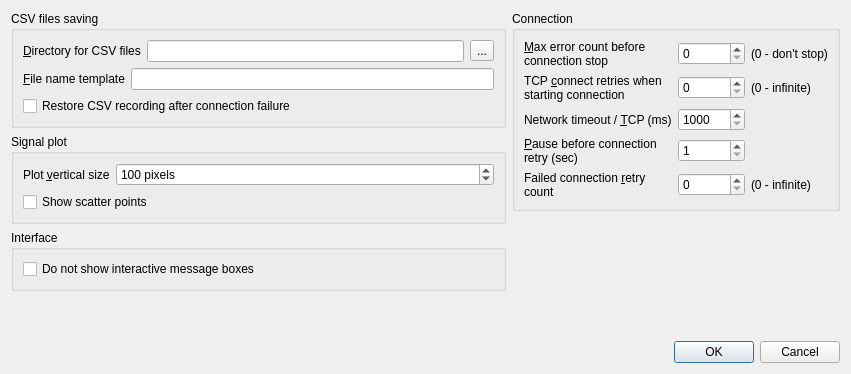
<?xml version="1.0" encoding="UTF-8"?>
<ui version="4.0">
 <class>CSettingsDialog</class>
 <widget class="QDialog" name="CSettingsDialog">
  <property name="geometry">
   <rect>
    <x>0</x>
    <y>0</y>
    <width>851</width>
    <height>374</height>
   </rect>
  </property>
  <property name="windowTitle">
   <string>CSV saving parameters</string>
  </property>
  <layout class="QVBoxLayout" name="verticalLayout_7">
   <item>
    <layout class="QHBoxLayout" name="horizontalLayout_5">
     <item>
      <layout class="QVBoxLayout" name="verticalLayout_5">
       <item>
        <widget class="QGroupBox" name="groupBox_3">
         <property name="title">
          <string>CSV files saving</string>
         </property>
         <layout class="QVBoxLayout" name="verticalLayout_2">
          <item>
           <layout class="QHBoxLayout" name="horizontalLayout_2">
            <item>
             <widget class="QLabel" name="label_7">
              <property name="text">
               <string>&amp;Directory for CSV files</string>
              </property>
              <property name="buddy">
               <cstring>editCSVDir</cstring>
              </property>
             </widget>
            </item>
            <item>
             <widget class="QLineEdit" name="editCSVDir"/>
            </item>
            <item>
             <widget class="QToolButton" name="btnCSVDir">
              <property name="text">
               <string>...</string>
              </property>
             </widget>
            </item>
           </layout>
          </item>
          <item>
           <layout class="QHBoxLayout" name="horizontalLayout_3">
            <item>
             <widget class="QLabel" name="label_8">
              <property name="text">
               <string>&amp;File name template</string>
              </property>
              <property name="buddy">
               <cstring>editCSVTemplate</cstring>
              </property>
             </widget>
            </item>
            <item>
             <widget class="QLineEdit" name="editCSVTemplate"/>
            </item>
           </layout>
          </item>
          <item>
           <widget class="QCheckBox" name="checkRestoreCSV">
            <property name="toolTip">
             <string>&lt;html&gt;&lt;head/&gt;&lt;body&gt;&lt;p&gt;This settings only for interactive mode.&lt;/p&gt;&lt;p&gt;When starting with '-start' key from command promnt, this option is always activated.&lt;/p&gt;&lt;/body&gt;&lt;/html&gt;</string>
            </property>
            <property name="text">
             <string>Restore CSV recording after connection failure</string>
            </property>
           </widget>
          </item>
         </layout>
        </widget>
       </item>
       <item>
        <widget class="QGroupBox" name="groupBox_2">
         <property name="title">
          <string>Signal plot</string>
         </property>
         <layout class="QVBoxLayout" name="verticalLayout_4">
          <item>
           <layout class="QHBoxLayout" name="horizontalLayout_4">
            <item>
             <widget class="QLabel" name="label_11">
              <property name="text">
               <string>Plot &amp;vertical size</string>
              </property>
              <property name="buddy">
               <cstring>spinPlotVerticalSize</cstring>
              </property>
             </widget>
            </item>
            <item>
             <widget class="QSpinBox" name="spinPlotVerticalSize">
              <property name="sizePolicy">
               <sizepolicy hsizetype="Expanding" vsizetype="Fixed">
                <horstretch>0</horstretch>
                <verstretch>0</verstretch>
               </sizepolicy>
              </property>
              <property name="suffix">
               <string> pixels</string>
              </property>
              <property name="minimum">
               <number>30</number>
              </property>
              <property name="maximum">
               <number>4000</number>
              </property>
              <property name="value">
               <number>100</number>
              </property>
             </widget>
            </item>
           </layout>
          </item>
          <item>
           <widget class="QCheckBox" name="checkPlotShotScatter">
            <property name="text">
             <string>Show scatter points</string>
            </property>
           </widget>
          </item>
         </layout>
        </widget>
       </item>
       <item>
        <widget class="QGroupBox" name="groupBox_4">
         <property name="title">
          <string>Interface</string>
         </property>
         <layout class="QVBoxLayout" name="verticalLayout_3">
          <item>
           <widget class="QCheckBox" name="checkSuppressMsgBoxes">
            <property name="toolTip">
             <string>&lt;html&gt;&lt;head/&gt;&lt;body&gt;&lt;p&gt;Suppress message boxes with error and warning messages. All messages saving to log window.&lt;/p&gt;&lt;p&gt;Very useful and memory conservative on long background works when starting with '-start' key from command prompt.&lt;/p&gt;&lt;/body&gt;&lt;/html&gt;</string>
            </property>
            <property name="text">
             <string>Do not show interactive message boxes</string>
            </property>
           </widget>
          </item>
         </layout>
        </widget>
       </item>
       <item>
        <spacer name="verticalSpacer">
         <property name="orientation">
          <enum>Qt::Vertical</enum>
         </property>
         <property name="sizeHint" stdset="0">
          <size>
           <width>20</width>
           <height>40</height>
          </size>
         </property>
        </spacer>
       </item>
      </layout>
     </item>
     <item>
      <layout class="QVBoxLayout" name="verticalLayout_6">
       <item>
        <widget class="QGroupBox" name="groupBox">
         <property name="title">
          <string>Connection</string>
         </property>
         <layout class="QVBoxLayout" name="verticalLayout">
          <item>
           <layout class="QGridLayout" name="gridLayout">
            <item row="0" column="0">
             <widget class="QLabel" name="label">
              <property name="text">
               <string>&amp;Max error count before connection stop</string>
              </property>
              <property name="wordWrap">
               <bool>true</bool>
              </property>
              <property name="buddy">
               <cstring>spinMaxRecErrorCount</cstring>
              </property>
             </widget>
            </item>
            <item row="0" column="1">
             <widget class="QSpinBox" name="spinMaxRecErrorCount">
              <property name="toolTip">
               <string>&lt;html&gt;&lt;head/&gt;&lt;body&gt;&lt;p&gt;Maximum error count for daveReadBytes function. &lt;/p&gt;&lt;p&gt;This counter increases in each PLC cycle on connection failures, inaccessible or incorrect addresses of PLC memory areas, specified in variables.&lt;/p&gt;&lt;/body&gt;&lt;/html&gt;</string>
              </property>
              <property name="maximum">
               <number>99999</number>
              </property>
             </widget>
            </item>
            <item row="0" column="2">
             <widget class="QLabel" name="label_4">
              <property name="text">
               <string>(0 - don't stop)</string>
              </property>
             </widget>
            </item>
            <item row="1" column="0">
             <widget class="QLabel" name="label_2">
              <property name="text">
               <string>TCP &amp;connect retries when starting connection</string>
              </property>
              <property name="wordWrap">
               <bool>true</bool>
              </property>
              <property name="buddy">
               <cstring>spinConnectRetryCount</cstring>
              </property>
             </widget>
            </item>
            <item row="1" column="1">
             <widget class="QSpinBox" name="spinConnectRetryCount">
              <property name="toolTip">
               <string>&lt;html&gt;&lt;head/&gt;&lt;body&gt;&lt;p&gt;TCP connection retries when starting online mode.&lt;/p&gt;&lt;p&gt;Do not set &lt;span style=&quot; font-weight:600;&quot;&gt;this parameter&lt;/span&gt; and &lt;span style=&quot; font-weight:600;&quot;&gt;reconnection retries count&lt;/span&gt; both equal to zero.&lt;/p&gt;&lt;/body&gt;&lt;/html&gt;</string>
              </property>
              <property name="maximum">
               <number>99999</number>
              </property>
             </widget>
            </item>
            <item row="1" column="2">
             <widget class="QLabel" name="label_5">
              <property name="text">
               <string>(0 - infinite)</string>
              </property>
             </widget>
            </item>
            <item row="2" column="0">
             <widget class="QLabel" name="label_3">
              <property name="text">
               <string>Network timeout / &amp;TCP (ms)</string>
              </property>
              <property name="buddy">
               <cstring>spinNetTimeout</cstring>
              </property>
             </widget>
            </item>
            <item row="2" column="1">
             <widget class="QSpinBox" name="spinNetTimeout">
              <property name="minimum">
               <number>1000</number>
              </property>
              <property name="maximum">
               <number>120000</number>
              </property>
             </widget>
            </item>
            <item row="3" column="0">
             <widget class="QLabel" name="label_9">
              <property name="text">
               <string>&amp;Pause before connection retry (sec)</string>
              </property>
              <property name="wordWrap">
               <bool>true</bool>
              </property>
              <property name="buddy">
               <cstring>spinWaitBeforeRetryConnect</cstring>
              </property>
             </widget>
            </item>
            <item row="3" column="1">
             <widget class="QSpinBox" name="spinWaitBeforeRetryConnect">
              <property name="minimum">
               <number>1</number>
              </property>
              <property name="maximum">
               <number>99999</number>
              </property>
             </widget>
            </item>
            <item row="4" column="0">
             <widget class="QLabel" name="label_6">
              <property name="text">
               <string>Failed connection &amp;retry count</string>
              </property>
              <property name="wordWrap">
               <bool>true</bool>
              </property>
              <property name="buddy">
               <cstring>spinTotalRetryCount</cstring>
              </property>
             </widget>
            </item>
            <item row="4" column="1">
             <widget class="QSpinBox" name="spinTotalRetryCount"/>
            </item>
            <item row="4" column="2">
             <widget class="QLabel" name="label_10">
              <property name="text">
               <string>(0 - infinite)</string>
              </property>
             </widget>
            </item>
           </layout>
          </item>
         </layout>
        </widget>
       </item>
       <item>
        <spacer name="verticalSpacer_2">
         <property name="orientation">
          <enum>Qt::Vertical</enum>
         </property>
         <property name="sizeHint" stdset="0">
          <size>
           <width>20</width>
           <height>40</height>
          </size>
         </property>
        </spacer>
       </item>
      </layout>
     </item>
    </layout>
   </item>
   <item>
    <layout class="QHBoxLayout" name="horizontalLayout">
     <item>
      <spacer name="horizontalSpacer">
       <property name="orientation">
        <enum>Qt::Horizontal</enum>
       </property>
       <property name="sizeHint" stdset="0">
        <size>
         <width>40</width>
         <height>20</height>
        </size>
       </property>
      </spacer>
     </item>
     <item>
      <widget class="QPushButton" name="pushButton">
       <property name="text">
        <string>OK</string>
       </property>
       <property name="default">
        <bool>true</bool>
       </property>
      </widget>
     </item>
     <item>
      <widget class="QPushButton" name="pushButton_2">
       <property name="text">
        <string>Cancel</string>
       </property>
      </widget>
     </item>
    </layout>
   </item>
  </layout>
 </widget>
 <tabstops>
  <tabstop>editCSVDir</tabstop>
  <tabstop>btnCSVDir</tabstop>
  <tabstop>editCSVTemplate</tabstop>
  <tabstop>checkRestoreCSV</tabstop>
  <tabstop>spinPlotVerticalSize</tabstop>
  <tabstop>checkPlotShotScatter</tabstop>
  <tabstop>checkSuppressMsgBoxes</tabstop>
  <tabstop>spinMaxRecErrorCount</tabstop>
  <tabstop>spinConnectRetryCount</tabstop>
  <tabstop>spinNetTimeout</tabstop>
  <tabstop>spinWaitBeforeRetryConnect</tabstop>
  <tabstop>spinTotalRetryCount</tabstop>
  <tabstop>pushButton</tabstop>
  <tabstop>pushButton_2</tabstop>
 </tabstops>
 <resources/>
 <connections>
  <connection>
   <sender>pushButton</sender>
   <signal>clicked()</signal>
   <receiver>CSettingsDialog</receiver>
   <slot>accept()</slot>
   <hints>
    <hint type="sourcelabel">
     <x>342</x>
     <y>126</y>
    </hint>
    <hint type="destinationlabel">
     <x>165</x>
     <y>114</y>
    </hint>
   </hints>
  </connection>
  <connection>
   <sender>pushButton_2</sender>
   <signal>clicked()</signal>
   <receiver>CSettingsDialog</receiver>
   <slot>reject()</slot>
   <hints>
    <hint type="sourcelabel">
     <x>419</x>
     <y>130</y>
    </hint>
    <hint type="destinationlabel">
     <x>77</x>
     <y>106</y>
    </hint>
   </hints>
  </connection>
 </connections>
</ui>
